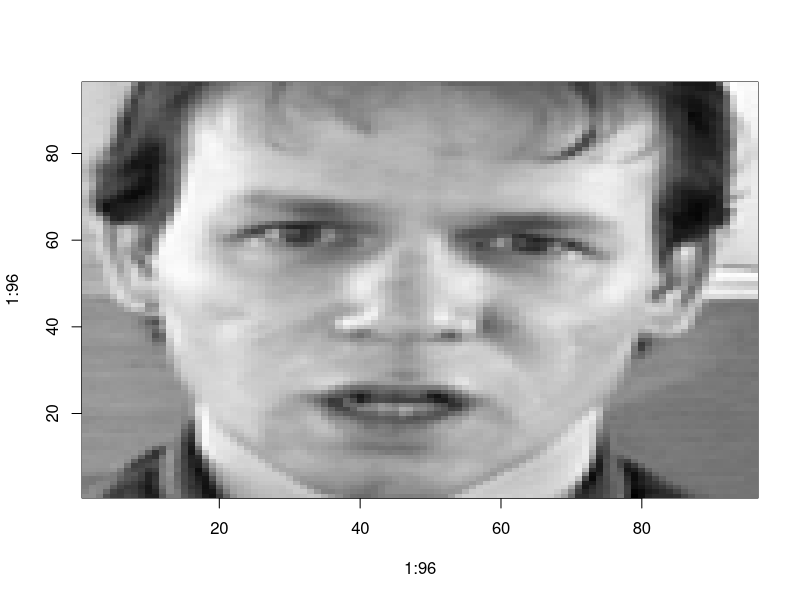
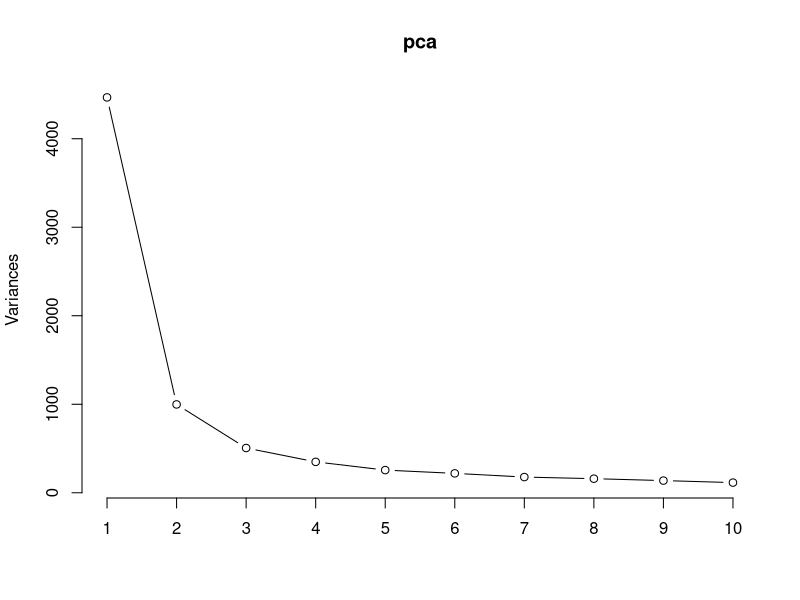
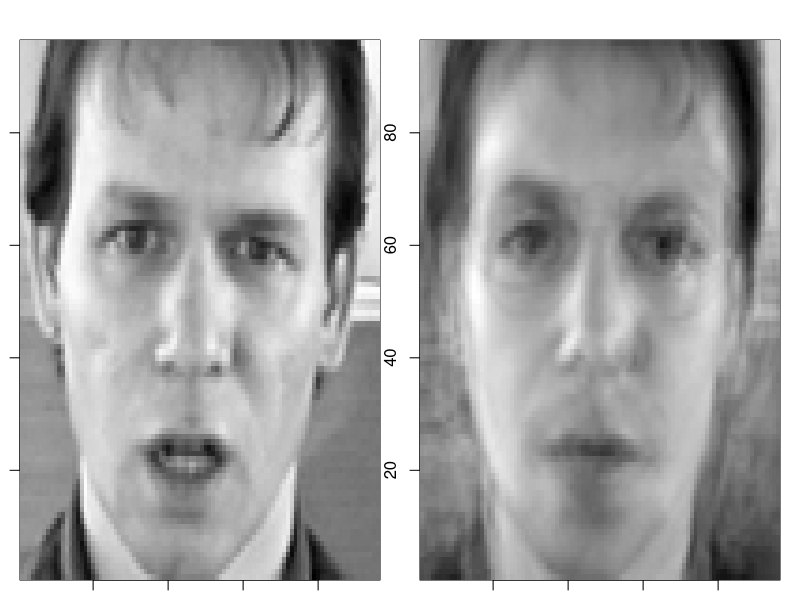

Generate these figures, in order, with R:
setwd("/Users/justin/Desktop/Justin/2018-1/Multivariate_Statistical_Analysis/Data")

data = read.csv("face100.csv" , stringsAsFactors=F)
dim(data) 

# extract the images data
im.train = data$Image
data$Image = NULL

# each image is a vector of 96*96 pixels (96*96 = 9216).
im.train2 = c()
for (i in 1:dim(data)[1]){
  im.train2 = rbind(im.train2, as.integer(unlist(strsplit(im.train[i], " "))))
} # 숫자들을 전부 나눈 후 integer + unlist, 9216 각 픽셀 값

# show picture 
idx=22
im = matrix(data=rev(im.train2[idx,]), nrow=96, ncol=96)
image(1:96, 1:96, im, col=gray((0:255)/255))

# 사진을 압축하여 진행
# Apply PCA
pca = prcomp(im.train2, scale = TRUE) ## using correlation matrix

print(pca)
summary(pca)
plot(pca, type = "l")

pca$x
dim(pca$x)

# Image reconstruction
dim = 10     
restr = pca$x[,1:dim] %*% t(pca$rotation[,1:dim]) # 10차원으로 재구성

# unscale and uncenter the data
if(all(pca$scale != FALSE)){
  restr = scale(restr, center = FALSE , scale=1/pca$scale)
}
if(all(pca$center != FALSE)){
  restr = scale(restr, center = -1 * pca$center, scale=FALSE)
}

# plot your original image and reconstructed image
idx=22
par(mfcol=c(1,2), mar=c(1,1,2,1))
im = matrix(data=rev(im.train2[idx,]), nrow=96, ncol=96)
image(1:96, 1:96, im, col=gray((0:255)/255))

rst = matrix(data=rev(restr[idx,]), nrow=96, ncol=96)
image(1:96, 1:96, rst, col=gray((0:255)/255))
